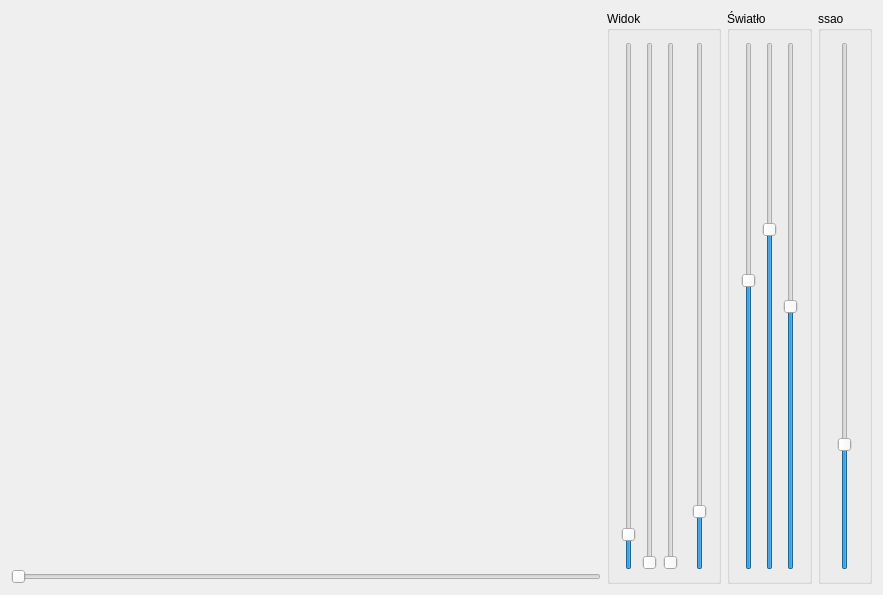
<?xml version="1.0" encoding="UTF-8"?>
<ui version="4.0">
 <class>MainWindow</class>
 <widget class="QMainWindow" name="MainWindow">
  <property name="geometry">
   <rect>
    <x>0</x>
    <y>0</y>
    <width>883</width>
    <height>595</height>
   </rect>
  </property>
  <property name="windowTitle">
   <string>MainWindow</string>
  </property>
  <widget class="QWidget" name="centralWidget">
   <layout class="QGridLayout" name="gridLayout">
    <item row="0" column="0">
     <widget class="WidgetOpenGL" name="widgetOpenGL" native="true">
      <property name="minimumSize">
       <size>
        <width>200</width>
        <height>200</height>
       </size>
      </property>
     </widget>
    </item>
    <item row="0" column="5" rowspan="2">
     <widget class="QGroupBox" name="groupBoxView">
      <property name="sizePolicy">
       <sizepolicy hsizetype="Maximum" vsizetype="Preferred">
        <horstretch>0</horstretch>
        <verstretch>0</verstretch>
       </sizepolicy>
      </property>
      <property name="title">
       <string>Widok</string>
      </property>
      <layout class="QHBoxLayout" name="horizontalLayout">
       <item>
        <widget class="QSlider" name="verticalSliderRotX">
         <property name="maximum">
          <number>3600</number>
         </property>
         <property name="value">
          <number>200</number>
         </property>
         <property name="orientation">
          <enum>Qt::Vertical</enum>
         </property>
        </widget>
       </item>
       <item>
        <widget class="QSlider" name="verticalSliderRotZ">
         <property name="maximum">
          <number>3600</number>
         </property>
         <property name="orientation">
          <enum>Qt::Vertical</enum>
         </property>
        </widget>
       </item>
       <item>
        <widget class="QSlider" name="verticalSliderRotY">
         <property name="maximum">
          <number>3600</number>
         </property>
         <property name="orientation">
          <enum>Qt::Vertical</enum>
         </property>
        </widget>
       </item>
       <item>
        <spacer name="horizontalSpacer">
         <property name="orientation">
          <enum>Qt::Horizontal</enum>
         </property>
         <property name="sizeType">
          <enum>QSizePolicy::Fixed</enum>
         </property>
         <property name="sizeHint" stdset="0">
          <size>
           <width>8</width>
           <height>20</height>
          </size>
         </property>
        </spacer>
       </item>
       <item>
        <widget class="QSlider" name="verticalSliderZoom">
         <property name="maximum">
          <number>1000</number>
         </property>
         <property name="value">
          <number>100</number>
         </property>
         <property name="orientation">
          <enum>Qt::Vertical</enum>
         </property>
        </widget>
       </item>
      </layout>
     </widget>
    </item>
    <item row="0" column="6" rowspan="2">
     <widget class="QGroupBox" name="groupBoxLight">
      <property name="sizePolicy">
       <sizepolicy hsizetype="Maximum" vsizetype="Preferred">
        <horstretch>0</horstretch>
        <verstretch>0</verstretch>
       </sizepolicy>
      </property>
      <property name="title">
       <string>Światło</string>
      </property>
      <layout class="QHBoxLayout" name="horizontalLayout_2">
       <item>
        <widget class="QSlider" name="verticalSliderLightX">
         <property name="minimum">
          <number>-100</number>
         </property>
         <property name="maximum">
          <number>100</number>
         </property>
         <property name="value">
          <number>10</number>
         </property>
         <property name="orientation">
          <enum>Qt::Vertical</enum>
         </property>
        </widget>
       </item>
       <item>
        <widget class="QSlider" name="verticalSliderLightY">
         <property name="minimum">
          <number>-100</number>
         </property>
         <property name="maximum">
          <number>100</number>
         </property>
         <property name="value">
          <number>30</number>
         </property>
         <property name="orientation">
          <enum>Qt::Vertical</enum>
         </property>
        </widget>
       </item>
       <item>
        <widget class="QSlider" name="verticalSliderLightZ">
         <property name="minimum">
          <number>-100</number>
         </property>
         <property name="maximum">
          <number>100</number>
         </property>
         <property name="orientation">
          <enum>Qt::Vertical</enum>
         </property>
        </widget>
       </item>
      </layout>
     </widget>
    </item>
    <item row="1" column="0">
     <widget class="QSlider" name="horizontalSlider_Slider">
      <property name="maximum">
       <number>10000</number>
      </property>
      <property name="orientation">
       <enum>Qt::Horizontal</enum>
      </property>
     </widget>
    </item>
    <item row="0" column="7" rowspan="2">
     <widget class="QGroupBox" name="groupBoxSSAO">
      <property name="title">
       <string>ssao</string>
      </property>
      <layout class="QHBoxLayout" name="horizontalLayout_3">
       <item>
        <widget class="QSlider" name="verticalSliderKernelRadius">
         <property name="minimum">
          <number>4</number>
         </property>
         <property name="maximum">
          <number>30</number>
         </property>
         <property name="value">
          <number>10</number>
         </property>
         <property name="orientation">
          <enum>Qt::Vertical</enum>
         </property>
        </widget>
       </item>
      </layout>
     </widget>
    </item>
   </layout>
  </widget>
 </widget>
 <layoutdefault spacing="6" margin="11"/>
 <customwidgets>
  <customwidget>
   <class>WidgetOpenGL</class>
   <extends>QWidget</extends>
   <header location="global">widgetopengl.h</header>
   <container>1</container>
   <slots>
    <slot>v_transform()</slot>
   </slots>
  </customwidget>
 </customwidgets>
 <resources/>
 <connections/>
</ui>
